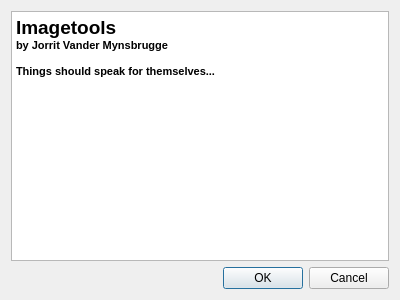
<?xml version="1.0" encoding="UTF-8"?>
<ui version="4.0">
 <class>Dialog</class>
 <widget class="QDialog" name="Dialog">
  <property name="geometry">
   <rect>
    <x>0</x>
    <y>0</y>
    <width>400</width>
    <height>300</height>
   </rect>
  </property>
  <property name="windowTitle">
   <string>About Imagetools</string>
  </property>
  <layout class="QVBoxLayout" name="verticalLayout">
   <item>
    <widget class="QTextEdit" name="textEdit">
     <property name="readOnly">
      <bool>true</bool>
     </property>
     <property name="html">
      <string>&lt;!DOCTYPE HTML PUBLIC &quot;-//W3C//DTD HTML 4.0//EN&quot; &quot;http://www.w3.org/TR/REC-html40/strict.dtd&quot;&gt;
&lt;html&gt;&lt;head&gt;&lt;meta name=&quot;qrichtext&quot; content=&quot;1&quot; /&gt;&lt;meta charset=&quot;utf-8&quot; /&gt;&lt;style type=&quot;text/css&quot;&gt;
p, li { white-space: pre-wrap; }
hr { height: 1px; border-width: 0; }
li.unchecked::marker { content: &quot;\2610&quot;; }
li.checked::marker { content: &quot;\2612&quot;; }
&lt;/style&gt;&lt;/head&gt;&lt;body style=&quot; font-family:'Segoe UI'; font-size:9pt; font-weight:400; font-style:normal;&quot;&gt;
&lt;p style=&quot; margin-top:0px; margin-bottom:0px; margin-left:0px; margin-right:0px; -qt-block-indent:0; text-indent:0px;&quot;&gt;&lt;span style=&quot; font-family:'MS Shell Dlg 2'; font-size:14pt; font-weight:600;&quot;&gt;Imagetools&lt;/span&gt;&lt;/p&gt;
&lt;p style=&quot; margin-top:0px; margin-bottom:0px; margin-left:0px; margin-right:0px; -qt-block-indent:0; text-indent:0px;&quot;&gt;&lt;span style=&quot; font-family:'MS Shell Dlg 2'; font-size:8pt; font-weight:600;&quot;&gt;by Jorrit Vander Mynsbrugge&lt;/span&gt;&lt;/p&gt;
&lt;p style=&quot;-qt-paragraph-type:empty; margin-top:0px; margin-bottom:0px; margin-left:0px; margin-right:0px; -qt-block-indent:0; text-indent:0px; font-family:'MS Shell Dlg 2'; font-size:8pt; font-weight:600;&quot;&gt;&lt;br /&gt;&lt;/p&gt;
&lt;p style=&quot; margin-top:0px; margin-bottom:0px; margin-left:0px; margin-right:0px; -qt-block-indent:0; text-indent:0px;&quot;&gt;&lt;span style=&quot; font-family:'MS Shell Dlg 2'; font-size:8pt; font-weight:600;&quot;&gt;Things should speak for themselves...&lt;/span&gt;&lt;/p&gt;&lt;/body&gt;&lt;/html&gt;</string>
     </property>
    </widget>
   </item>
   <item>
    <widget class="QDialogButtonBox" name="buttonBox">
     <property name="orientation">
      <enum>Qt::Horizontal</enum>
     </property>
     <property name="standardButtons">
      <set>QDialogButtonBox::Cancel|QDialogButtonBox::Ok</set>
     </property>
    </widget>
   </item>
  </layout>
 </widget>
 <resources/>
 <connections>
  <connection>
   <sender>buttonBox</sender>
   <signal>accepted()</signal>
   <receiver>Dialog</receiver>
   <slot>accept()</slot>
   <hints>
    <hint type="sourcelabel">
     <x>248</x>
     <y>254</y>
    </hint>
    <hint type="destinationlabel">
     <x>157</x>
     <y>274</y>
    </hint>
   </hints>
  </connection>
  <connection>
   <sender>buttonBox</sender>
   <signal>rejected()</signal>
   <receiver>Dialog</receiver>
   <slot>reject()</slot>
   <hints>
    <hint type="sourcelabel">
     <x>316</x>
     <y>260</y>
    </hint>
    <hint type="destinationlabel">
     <x>286</x>
     <y>274</y>
    </hint>
   </hints>
  </connection>
 </connections>
</ui>
